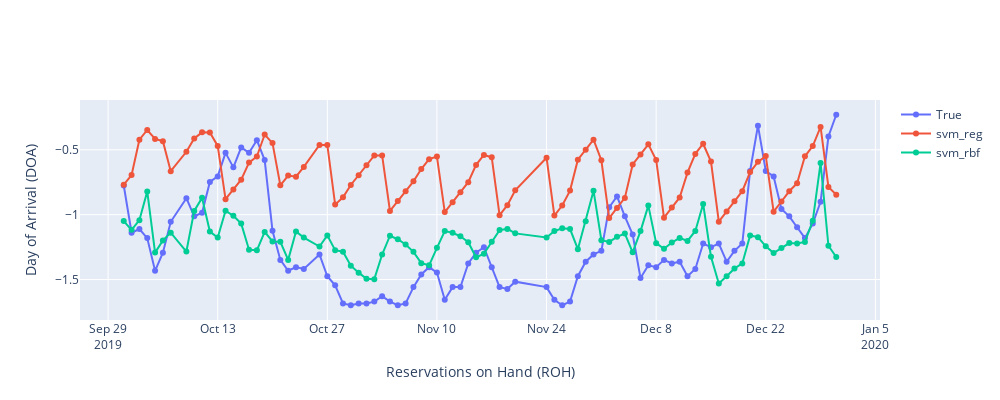

The code cell stored with this chart in its notebook:
### Code cell
dx = test[test['LeadTime']==test['LeadTime'].max()]

fig = go.Figure()
fig.add_trace(go.Scatter(x=dx.index, y=dx['ROH'],mode='markers+lines',name='True'))
fig.add_trace(go.Scatter(x=dx.index, y=dx['svm_reg'],mode='markers+lines',name='svm_reg'))
fig.add_trace(go.Scatter(x=dx.index, y=dx['svm_rbf'],mode='markers+lines',name='svm_rbf'))

fig.update_layout(autosize=False,width=1000,height=400,xaxis_title="Reservations on Hand (ROH)",yaxis_title="Day of Arrival (DOA)")
fig.show()
